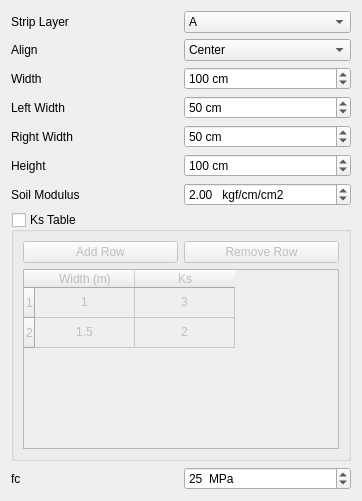
<?xml version="1.0" encoding="UTF-8"?>
<ui version="4.0">
 <class>Dialog</class>
 <widget class="QDialog" name="Dialog">
  <property name="geometry">
   <rect>
    <x>0</x>
    <y>0</y>
    <width>362</width>
    <height>501</height>
   </rect>
  </property>
  <property name="windowTitle">
   <string>Create Base of Foundation</string>
  </property>
  <layout class="QVBoxLayout" name="verticalLayout">
   <item>
    <layout class="QGridLayout" name="gridLayout_3">
     <item row="7" column="0">
      <widget class="QLabel" name="ks_label">
       <property name="text">
        <string>Soil Modulus</string>
       </property>
      </widget>
     </item>
     <item row="6" column="1">
      <widget class="QSpinBox" name="height_spinbox">
       <property name="suffix">
        <string> cm</string>
       </property>
       <property name="minimum">
        <number>20</number>
       </property>
       <property name="maximum">
        <number>1000</number>
       </property>
       <property name="singleStep">
        <number>5</number>
       </property>
       <property name="value">
        <number>100</number>
       </property>
      </widget>
     </item>
     <item row="3" column="0">
      <widget class="QLabel" name="label_2">
       <property name="text">
        <string>Width</string>
       </property>
      </widget>
     </item>
     <item row="5" column="1">
      <widget class="QSpinBox" name="right_width_spinbox">
       <property name="suffix">
        <string> cm</string>
       </property>
       <property name="minimum">
        <number>0</number>
       </property>
       <property name="maximum">
        <number>1000</number>
       </property>
       <property name="singleStep">
        <number>5</number>
       </property>
       <property name="value">
        <number>50</number>
       </property>
      </widget>
     </item>
     <item row="4" column="0">
      <widget class="QLabel" name="label_4">
       <property name="text">
        <string>Left Width</string>
       </property>
      </widget>
     </item>
     <item row="3" column="1">
      <widget class="QSpinBox" name="width_spinbox">
       <property name="suffix">
        <string> cm</string>
       </property>
       <property name="minimum">
        <number>20</number>
       </property>
       <property name="maximum">
        <number>1000</number>
       </property>
       <property name="singleStep">
        <number>5</number>
       </property>
       <property name="value">
        <number>100</number>
       </property>
      </widget>
     </item>
     <item row="5" column="0">
      <widget class="QLabel" name="label_6">
       <property name="text">
        <string>Right Width</string>
       </property>
      </widget>
     </item>
     <item row="6" column="0">
      <widget class="QLabel" name="label_5">
       <property name="text">
        <string>Height</string>
       </property>
      </widget>
     </item>
     <item row="4" column="1">
      <widget class="QSpinBox" name="left_width_spinbox">
       <property name="suffix">
        <string> cm</string>
       </property>
       <property name="minimum">
        <number>0</number>
       </property>
       <property name="maximum">
        <number>1000</number>
       </property>
       <property name="singleStep">
        <number>5</number>
       </property>
       <property name="value">
        <number>50</number>
       </property>
      </widget>
     </item>
     <item row="0" column="0">
      <widget class="QLabel" name="label">
       <property name="text">
        <string>Strip Layer</string>
       </property>
      </widget>
     </item>
     <item row="0" column="1">
      <widget class="QComboBox" name="strip_layer">
       <item>
        <property name="text">
         <string>A</string>
        </property>
       </item>
       <item>
        <property name="text">
         <string>B</string>
        </property>
       </item>
       <item>
        <property name="text">
         <string>other</string>
        </property>
       </item>
      </widget>
     </item>
     <item row="1" column="1">
      <widget class="QComboBox" name="align">
       <item>
        <property name="text">
         <string>Center</string>
        </property>
       </item>
       <item>
        <property name="text">
         <string>Left</string>
        </property>
       </item>
       <item>
        <property name="text">
         <string>Right</string>
        </property>
       </item>
      </widget>
     </item>
     <item row="9" column="0">
      <widget class="QLabel" name="label_8">
       <property name="text">
        <string>fc</string>
       </property>
      </widget>
     </item>
     <item row="7" column="1">
      <widget class="QDoubleSpinBox" name="soil_modulus">
       <property name="prefix">
        <string/>
       </property>
       <property name="suffix">
        <string>   kgf/cm/cm2</string>
       </property>
       <property name="decimals">
        <number>2</number>
       </property>
       <property name="minimum">
        <double>0.100000000000000</double>
       </property>
       <property name="maximum">
        <double>10.000000000000000</double>
       </property>
       <property name="singleStep">
        <double>0.100000000000000</double>
       </property>
       <property name="value">
        <double>2.000000000000000</double>
       </property>
      </widget>
     </item>
     <item row="1" column="0">
      <widget class="QLabel" name="label_3">
       <property name="text">
        <string>Align</string>
       </property>
      </widget>
     </item>
     <item row="9" column="1">
      <widget class="QSpinBox" name="fc">
       <property name="suffix">
        <string>  MPa</string>
       </property>
       <property name="minimum">
        <number>20</number>
       </property>
       <property name="value">
        <number>25</number>
       </property>
      </widget>
     </item>
     <item row="8" column="0" colspan="2">
      <widget class="QGroupBox" name="ks_input_group">
       <property name="title">
        <string>Ks Table</string>
       </property>
       <property name="checkable">
        <bool>true</bool>
       </property>
       <property name="checked">
        <bool>false</bool>
       </property>
       <layout class="QVBoxLayout" name="ks_input_layout">
        <item>
         <layout class="QVBoxLayout" name="verticalLayout_2">
          <item>
           <layout class="QHBoxLayout" name="horizontalLayout_6">
            <item>
             <widget class="QPushButton" name="add_ks_row_button">
              <property name="text">
               <string>Add Row</string>
              </property>
              <property name="icon">
               <iconset resource="../osafe_py_widgets/resource.qrc">
                <normaloff>:/safe/osafe_images/add.svg</normaloff>:/safe/osafe_images/add.svg</iconset>
              </property>
             </widget>
            </item>
            <item>
             <widget class="QPushButton" name="remove_ks_row_button">
              <property name="text">
               <string>Remove Row</string>
              </property>
              <property name="icon">
               <iconset resource="../osafe_py_widgets/resource.qrc">
                <normaloff>:/safe/osafe_images/remove.svg</normaloff>:/safe/osafe_images/remove.svg</iconset>
              </property>
             </widget>
            </item>
           </layout>
          </item>
          <item>
           <widget class="QTableWidget" name="ks_table">
            <property name="rowCount">
             <number>2</number>
            </property>
            <property name="columnCount">
             <number>2</number>
            </property>
            <row/>
            <row/>
            <column>
             <property name="text">
              <string>Width (m)</string>
             </property>
             <property name="textAlignment">
              <set>AlignCenter</set>
             </property>
            </column>
            <column>
             <property name="text">
              <string>Ks</string>
             </property>
             <property name="textAlignment">
              <set>AlignCenter</set>
             </property>
            </column>
            <item row="0" column="0">
             <property name="text">
              <string>1</string>
             </property>
             <property name="textAlignment">
              <set>AlignCenter</set>
             </property>
            </item>
            <item row="0" column="1">
             <property name="text">
              <string>3</string>
             </property>
             <property name="textAlignment">
              <set>AlignCenter</set>
             </property>
            </item>
            <item row="1" column="0">
             <property name="text">
              <string>1.5</string>
             </property>
             <property name="textAlignment">
              <set>AlignCenter</set>
             </property>
            </item>
            <item row="1" column="1">
             <property name="text">
              <string>2</string>
             </property>
             <property name="textAlignment">
              <set>AlignCenter</set>
             </property>
            </item>
           </widget>
          </item>
         </layout>
        </item>
       </layout>
      </widget>
     </item>
    </layout>
   </item>
  </layout>
 </widget>
 <tabstops>
  <tabstop>strip_layer</tabstop>
  <tabstop>align</tabstop>
  <tabstop>width_spinbox</tabstop>
  <tabstop>left_width_spinbox</tabstop>
  <tabstop>right_width_spinbox</tabstop>
  <tabstop>height_spinbox</tabstop>
  <tabstop>soil_modulus</tabstop>
  <tabstop>fc</tabstop>
 </tabstops>
 <resources>
  <include location="../osafe_py_widgets/resource.qrc"/>
 </resources>
 <connections/>
</ui>
